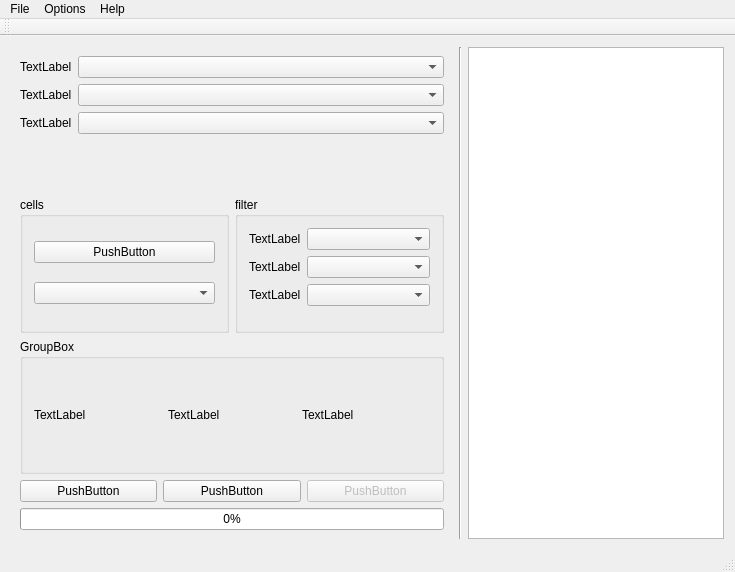
<?xml version="1.0" encoding="UTF-8"?>
<ui version="4.0">
 <class>MainWindow</class>
 <widget class="QMainWindow" name="MainWindow">
  <property name="geometry">
   <rect>
    <x>0</x>
    <y>0</y>
    <width>735</width>
    <height>572</height>
   </rect>
  </property>
  <property name="windowTitle">
   <string>ChaosSaber's Armour Set Search</string>
  </property>
  <widget class="QWidget" name="centralWidget">
   <layout class="QVBoxLayout" name="verticalLayout_3">
    <item>
     <layout class="QHBoxLayout" name="horizontalLayout_2">
      <item>
       <widget class="QWidget" name="widgetSearch" native="true">
        <layout class="QVBoxLayout" name="verticalLayout">
         <property name="sizeConstraint">
          <enum>QLayout::SetDefaultConstraint</enum>
         </property>
         <property name="leftMargin">
          <number>9</number>
         </property>
         <property name="topMargin">
          <number>9</number>
         </property>
         <property name="rightMargin">
          <number>9</number>
         </property>
         <property name="bottomMargin">
          <number>9</number>
         </property>
         <item>
          <layout class="QFormLayout" name="formLayout">
           <item row="0" column="0">
            <widget class="QLabel" name="labelWeaponType">
             <property name="text">
              <string>TextLabel</string>
             </property>
            </widget>
           </item>
           <item row="0" column="1">
            <widget class="QComboBox" name="comboBoxWeaponType"/>
           </item>
           <item row="1" column="0">
            <widget class="QLabel" name="labelTier">
             <property name="text">
              <string>TextLabel</string>
             </property>
            </widget>
           </item>
           <item row="1" column="1">
            <widget class="QComboBox" name="comboBoxTier"/>
           </item>
           <item row="2" column="0">
            <widget class="QLabel" name="labelWeaponElement">
             <property name="text">
              <string>TextLabel</string>
             </property>
            </widget>
           </item>
           <item row="2" column="1">
            <widget class="QComboBox" name="comboBoxWeaponElement"/>
           </item>
          </layout>
         </item>
         <item>
          <layout class="QHBoxLayout" name="horizontalLayout_4">
           <item>
            <widget class="QGroupBox" name="groupBoxCells">
             <property name="title">
              <string>cells</string>
             </property>
             <layout class="QVBoxLayout" name="verticalLayout_2">
              <item>
               <widget class="QPushButton" name="pushButtonOrganizeCells">
                <property name="text">
                 <string>PushButton</string>
                </property>
               </widget>
              </item>
              <item>
               <widget class="QComboBox" name="comboBoxCellUsage"/>
              </item>
             </layout>
            </widget>
           </item>
           <item>
            <widget class="QGroupBox" name="groupBox">
             <property name="title">
              <string>filter</string>
             </property>
             <layout class="QFormLayout" name="formLayout_2">
              <item row="0" column="0">
               <widget class="QLabel" name="labelFilterFreeCells">
                <property name="text">
                 <string>TextLabel</string>
                </property>
               </widget>
              </item>
              <item row="0" column="1">
               <widget class="QComboBox" name="comboBoxFilterFreeCells"/>
              </item>
              <item row="1" column="0">
               <widget class="QLabel" name="labelFilterWeapon">
                <property name="text">
                 <string>TextLabel</string>
                </property>
               </widget>
              </item>
              <item row="1" column="1">
               <widget class="QComboBox" name="comboBoxFilterWeapon"/>
              </item>
              <item row="2" column="0">
               <widget class="QLabel" name="labelFilterAdditionalSkills">
                <property name="text">
                 <string>TextLabel</string>
                </property>
               </widget>
              </item>
              <item row="2" column="1">
               <widget class="QComboBox" name="comboBoxFilterAdditionalSkills"/>
              </item>
             </layout>
            </widget>
           </item>
          </layout>
         </item>
         <item>
          <widget class="QGroupBox" name="groupBoxWantedSkills">
           <property name="title">
            <string>GroupBox</string>
           </property>
           <property name="flat">
            <bool>false</bool>
           </property>
           <layout class="QGridLayout" name="gridLayout">
            <item row="0" column="1">
             <widget class="QLabel" name="labelSkillName">
              <property name="text">
               <string>TextLabel</string>
              </property>
             </widget>
            </item>
            <item row="0" column="0">
             <widget class="QLabel" name="labelSkillTypeFilter">
              <property name="text">
               <string>TextLabel</string>
              </property>
             </widget>
            </item>
            <item row="0" column="2">
             <widget class="QLabel" name="labelSkillLevel">
              <property name="text">
               <string>TextLabel</string>
              </property>
             </widget>
            </item>
           </layout>
          </widget>
         </item>
         <item>
          <layout class="QHBoxLayout" name="horizontalLayout">
           <item>
            <widget class="QPushButton" name="pushButtonSearch">
             <property name="text">
              <string>PushButton</string>
             </property>
            </widget>
           </item>
           <item>
            <widget class="QPushButton" name="pushButtonAdvancedSearch">
             <property name="enabled">
              <bool>true</bool>
             </property>
             <property name="text">
              <string>PushButton</string>
             </property>
            </widget>
           </item>
           <item>
            <widget class="QPushButton" name="pushButtonCancel">
             <property name="enabled">
              <bool>false</bool>
             </property>
             <property name="text">
              <string>PushButton</string>
             </property>
            </widget>
           </item>
          </layout>
         </item>
         <item>
          <widget class="QProgressBar" name="progressBarSearch">
           <property name="value">
            <number>0</number>
           </property>
          </widget>
         </item>
        </layout>
       </widget>
      </item>
      <item>
       <widget class="Line" name="line">
        <property name="orientation">
         <enum>Qt::Vertical</enum>
        </property>
       </widget>
      </item>
      <item>
       <widget class="QListWidget" name="listWidgetArmourSets">
        <property name="sizePolicy">
         <sizepolicy hsizetype="Minimum" vsizetype="Expanding">
          <horstretch>0</horstretch>
          <verstretch>0</verstretch>
         </sizepolicy>
        </property>
        <property name="horizontalScrollBarPolicy">
         <enum>Qt::ScrollBarAlwaysOff</enum>
        </property>
       </widget>
      </item>
     </layout>
    </item>
   </layout>
  </widget>
  <widget class="QToolBar" name="mainToolBar">
   <attribute name="toolBarArea">
    <enum>TopToolBarArea</enum>
   </attribute>
   <attribute name="toolBarBreak">
    <bool>false</bool>
   </attribute>
  </widget>
  <widget class="QMenuBar" name="menuBar">
   <property name="geometry">
    <rect>
     <x>0</x>
     <y>0</y>
     <width>735</width>
     <height>21</height>
    </rect>
   </property>
   <widget class="QMenu" name="menuOptions">
    <property name="title">
     <string>Options</string>
    </property>
    <widget class="QMenu" name="menuNumberOfResults">
     <property name="title">
      <string>Number of Results</string>
     </property>
     <addaction name="actionResults10"/>
     <addaction name="actionResults100"/>
     <addaction name="actionResults1000"/>
    </widget>
    <widget class="QMenu" name="menuLanguage">
     <property name="title">
      <string>Language</string>
     </property>
    </widget>
    <addaction name="menuNumberOfResults"/>
    <addaction name="menuLanguage"/>
    <addaction name="separator"/>
    <addaction name="actionClearSkills"/>
    <addaction name="separator"/>
    <addaction name="actionUseLowerTierArmour"/>
   </widget>
   <widget class="QMenu" name="menuFile">
    <property name="title">
     <string>File</string>
    </property>
    <addaction name="actionSaveSearch"/>
    <addaction name="actionLoadSearch"/>
    <addaction name="actionMyLoadouts"/>
   </widget>
   <widget class="QMenu" name="menuHelp">
    <property name="title">
     <string>Help</string>
    </property>
    <addaction name="actionAboutQt"/>
    <addaction name="actionAbout"/>
   </widget>
   <addaction name="menuFile"/>
   <addaction name="menuOptions"/>
   <addaction name="menuHelp"/>
  </widget>
  <widget class="QStatusBar" name="statusBar"/>
  <action name="actionResults10">
   <property name="checkable">
    <bool>true</bool>
   </property>
   <property name="checked">
    <bool>false</bool>
   </property>
   <property name="text">
    <string>10</string>
   </property>
  </action>
  <action name="actionResults100">
   <property name="checkable">
    <bool>true</bool>
   </property>
   <property name="text">
    <string>100</string>
   </property>
  </action>
  <action name="actionResults1000">
   <property name="checkable">
    <bool>true</bool>
   </property>
   <property name="text">
    <string>1000</string>
   </property>
  </action>
  <action name="actionSaveSearch">
   <property name="enabled">
    <bool>true</bool>
   </property>
   <property name="text">
    <string>Save search</string>
   </property>
  </action>
  <action name="actionLoadSearch">
   <property name="enabled">
    <bool>true</bool>
   </property>
   <property name="text">
    <string>Load search</string>
   </property>
  </action>
  <action name="actionEnglish">
   <property name="text">
    <string>English</string>
   </property>
  </action>
  <action name="actionAboutQt">
   <property name="text">
    <string>About Qt</string>
   </property>
  </action>
  <action name="actionAbout">
   <property name="text">
    <string>About</string>
   </property>
  </action>
  <action name="actionUpdates">
   <property name="text">
    <string>get Updates</string>
   </property>
  </action>
  <action name="actionClearSkills">
   <property name="text">
    <string>clear Skill search</string>
   </property>
  </action>
  <action name="actionUseLowerTierArmour">
   <property name="checkable">
    <bool>true</bool>
   </property>
   <property name="checked">
    <bool>true</bool>
   </property>
   <property name="text">
    <string>use lower Tier armor</string>
   </property>
  </action>
  <action name="actionDownloadNewestData">
   <property name="text">
    <string>Download newest Data</string>
   </property>
  </action>
  <action name="actionCheckForUpdates">
   <property name="text">
    <string>Check for updates</string>
   </property>
  </action>
  <action name="actionPreferences">
   <property name="text">
    <string>Preferences</string>
   </property>
  </action>
  <action name="actionMyLoadouts">
   <property name="text">
    <string>My Loadouts</string>
   </property>
  </action>
 </widget>
 <layoutdefault spacing="6" margin="11"/>
 <resources/>
 <connections/>
</ui>
